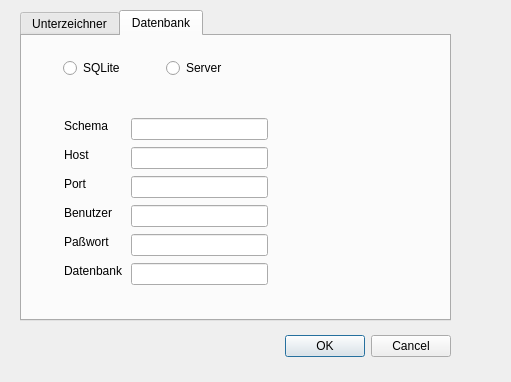
<?xml version="1.0" encoding="UTF-8"?>
<ui version="4.0">
 <class>Dialog</class>
 <widget class="QDialog" name="Dialog">
  <property name="geometry">
   <rect>
    <x>0</x>
    <y>0</y>
    <width>511</width>
    <height>382</height>
   </rect>
  </property>
  <property name="windowTitle">
   <string>Einstellungen</string>
  </property>
  <widget class="QDialogButtonBox" name="buttonBox">
   <property name="geometry">
    <rect>
     <x>110</x>
     <y>330</y>
     <width>341</width>
     <height>32</height>
    </rect>
   </property>
   <property name="orientation">
    <enum>Qt::Horizontal</enum>
   </property>
   <property name="standardButtons">
    <set>QDialogButtonBox::Cancel|QDialogButtonBox::Ok</set>
   </property>
  </widget>
  <widget class="QTabWidget" name="tabWidget">
   <property name="geometry">
    <rect>
     <x>20</x>
     <y>10</y>
     <width>431</width>
     <height>311</height>
    </rect>
   </property>
   <property name="currentIndex">
    <number>1</number>
   </property>
   <widget class="QWidget" name="institute">
    <attribute name="title">
     <string>Unterzeichner</string>
    </attribute>
    <widget class="QWidget" name="formLayoutWidget">
     <property name="geometry">
      <rect>
       <x>60</x>
       <y>40</y>
       <width>261</width>
       <height>141</height>
      </rect>
     </property>
     <layout class="QFormLayout" name="formLayout">
      <property name="fieldGrowthPolicy">
       <enum>QFormLayout::AllNonFixedFieldsGrow</enum>
      </property>
      <item row="1" column="0">
       <widget class="QLabel" name="label">
        <property name="text">
         <string>Name</string>
        </property>
       </widget>
      </item>
      <item row="1" column="1">
       <widget class="QLineEdit" name="name"/>
      </item>
      <item row="2" column="0">
       <widget class="QLabel" name="label_2">
        <property name="text">
         <string>Postleitzahl</string>
        </property>
       </widget>
      </item>
      <item row="2" column="1">
       <widget class="QLineEdit" name="zip"/>
      </item>
     </layout>
    </widget>
   </widget>
   <widget class="QWidget" name="database">
    <attribute name="title">
     <string>Datenbank</string>
    </attribute>
    <widget class="QWidget" name="horizontalLayoutWidget">
     <property name="geometry">
      <rect>
       <x>41</x>
       <y>21</y>
       <width>199</width>
       <height>22</height>
      </rect>
     </property>
     <layout class="QHBoxLayout" name="horizontalLayout">
      <item>
       <widget class="QRadioButton" name="radioButton_2">
        <property name="text">
         <string>SQLite</string>
        </property>
       </widget>
      </item>
      <item>
       <widget class="QRadioButton" name="radioButton">
        <property name="text">
         <string>Server</string>
        </property>
       </widget>
      </item>
     </layout>
    </widget>
    <widget class="QLineEdit" name="lineEdit_4">
     <property name="geometry">
      <rect>
       <x>109</x>
       <y>169</y>
       <width>137</width>
       <height>22</height>
      </rect>
     </property>
    </widget>
    <widget class="QLineEdit" name="lineEdit_5">
     <property name="geometry">
      <rect>
       <x>109</x>
       <y>198</y>
       <width>137</width>
       <height>22</height>
      </rect>
     </property>
    </widget>
    <widget class="QLineEdit" name="lineEdit">
     <property name="geometry">
      <rect>
       <x>109</x>
       <y>82</y>
       <width>137</width>
       <height>22</height>
      </rect>
     </property>
    </widget>
    <widget class="QLabel" name="label_5">
     <property name="geometry">
      <rect>
       <x>42</x>
       <y>140</y>
       <width>23</width>
       <height>16</height>
      </rect>
     </property>
     <property name="text">
      <string>Port</string>
     </property>
    </widget>
    <widget class="QLineEdit" name="lineEdit_2">
     <property name="geometry">
      <rect>
       <x>109</x>
       <y>140</y>
       <width>137</width>
       <height>22</height>
      </rect>
     </property>
    </widget>
    <widget class="QLabel" name="label_4">
     <property name="geometry">
      <rect>
       <x>42</x>
       <y>111</y>
       <width>25</width>
       <height>16</height>
      </rect>
     </property>
     <property name="text">
      <string>Host</string>
     </property>
    </widget>
    <widget class="QLabel" name="label_6">
     <property name="geometry">
      <rect>
       <x>42</x>
       <y>169</y>
       <width>50</width>
       <height>16</height>
      </rect>
     </property>
     <property name="text">
      <string>Benutzer</string>
     </property>
    </widget>
    <widget class="QLabel" name="label_3">
     <property name="geometry">
      <rect>
       <x>42</x>
       <y>82</y>
       <width>46</width>
       <height>16</height>
      </rect>
     </property>
     <property name="text">
      <string>Schema</string>
     </property>
    </widget>
    <widget class="QLineEdit" name="lineEdit_3">
     <property name="geometry">
      <rect>
       <x>109</x>
       <y>111</y>
       <width>137</width>
       <height>22</height>
      </rect>
     </property>
    </widget>
    <widget class="QLabel" name="label_7">
     <property name="geometry">
      <rect>
       <x>42</x>
       <y>198</y>
       <width>47</width>
       <height>16</height>
      </rect>
     </property>
     <property name="text">
      <string>Paßwort</string>
     </property>
    </widget>
    <widget class="QLineEdit" name="lineEdit_6">
     <property name="geometry">
      <rect>
       <x>109</x>
       <y>227</y>
       <width>137</width>
       <height>22</height>
      </rect>
     </property>
    </widget>
    <widget class="QLabel" name="label_8">
     <property name="geometry">
      <rect>
       <x>42</x>
       <y>227</y>
       <width>60</width>
       <height>16</height>
      </rect>
     </property>
     <property name="text">
      <string>Datenbank</string>
     </property>
    </widget>
   </widget>
  </widget>
 </widget>
 <resources/>
 <connections>
  <connection>
   <sender>buttonBox</sender>
   <signal>accepted()</signal>
   <receiver>Dialog</receiver>
   <slot>accept()</slot>
   <hints>
    <hint type="sourcelabel">
     <x>248</x>
     <y>254</y>
    </hint>
    <hint type="destinationlabel">
     <x>157</x>
     <y>274</y>
    </hint>
   </hints>
  </connection>
  <connection>
   <sender>buttonBox</sender>
   <signal>rejected()</signal>
   <receiver>Dialog</receiver>
   <slot>reject()</slot>
   <hints>
    <hint type="sourcelabel">
     <x>316</x>
     <y>260</y>
    </hint>
    <hint type="destinationlabel">
     <x>286</x>
     <y>274</y>
    </hint>
   </hints>
  </connection>
 </connections>
</ui>
